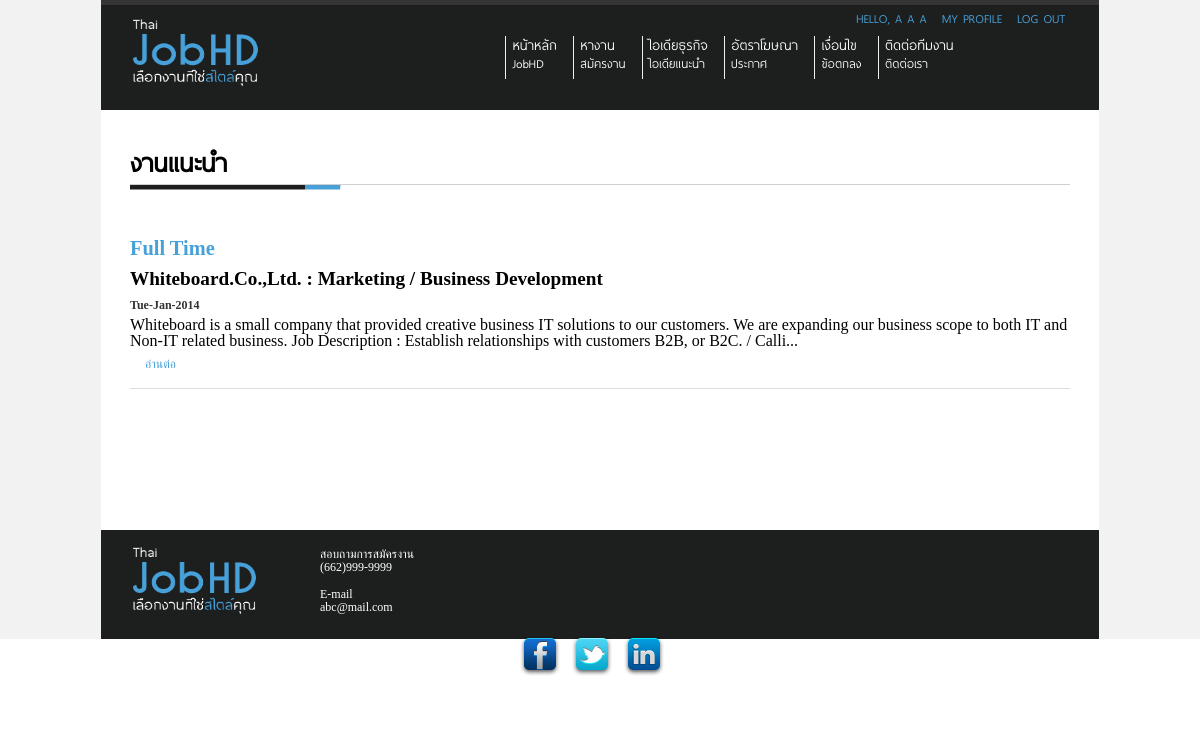
The page /Site/find-job-recommend-fulltime.php (signed in) on the database its author committed.
### tables this page shows
CREATE TABLE IF NOT EXISTS `buildthedot_thaijobhd_user_account` (
  `id` int(11) NOT NULL AUTO_INCREMENT,
  `email` varchar(200) NOT NULL,
  `password` varchar(250) NOT NULL,
  `firstname` varchar(200) NOT NULL,
  `midname` varchar(200) NOT NULL,
  `lastname` varchar(200) NOT NULL,
  `nickname` varchar(200) NOT NULL,
  `profile_picture` varchar(200) NOT NULL,
  `job_id` int(40) NOT NULL,
  `job_status` varchar(100) NOT NULL,
  `admin_status` int(1) NOT NULL,
  `birthdate` date NOT NULL,
  `place_of_birth` varchar(200) NOT NULL,
  `age` int(10) NOT NULL,
  `nationality` varchar(100) NOT NULL,
  `religion` varchar(100) NOT NULL,
  `height` int(10) NOT NULL,
  `weight` int(10) NOT NULL,
  `blood` varchar(10) NOT NULL,
  `lesion` varchar(100) NOT NULL,
  `current_address` varchar(250) NOT NULL,
  `phone_number` varchar(100) NOT NULL,
  `relationship_status` varchar(100) NOT NULL,
  `pouse_name` varchar(100) NOT NULL,
  `number_of_children` int(10) NOT NULL,
  `military_status` varchar(100) NOT NULL,
  `current_address_status` varchar(20) NOT NULL,
  `father_name` varchar(100) NOT NULL,
  `father_age` int(10) NOT NULL,
  `father_career` varchar(100) NOT NULL,
  `father_live_status` varchar(10) NOT NULL,
  `mother_name` varchar(100) NOT NULL,
  `mother_age` int(10) NOT NULL,
  `mother_career` varchar(100) NOT NULL,
  `mother_live_status` varchar(10) NOT NULL,
  PRIMARY KEY (`id`),
  UNIQUE KEY `email` (`email`)
);

CREATE TABLE IF NOT EXISTS `buildthedot_thaijobhd_job` (
  `JobID` int(11) NOT NULL AUTO_INCREMENT,
  `CompanyName` varchar(500) NOT NULL,
  `PositionThai` varchar(500) NOT NULL,
  `PositionEng` varchar(500) NOT NULL,
  `Place` varchar(1000) NOT NULL,
  `Quantity` varchar(100) NOT NULL,
  `property` varchar(1000) NOT NULL,
  `Saraly` varchar(100) NOT NULL,
  `JobDescription` varchar(1000) NOT NULL,
  `Recomment` int(11) NOT NULL,
  `StartTime` date NOT NULL,
  `EndTime` date NOT NULL,
  `JobType` int(11) NOT NULL,
  PRIMARY KEY (`JobID`)
);

### Site/admin/include/initial/pagination.php (called while the page is built, shortened)
<?php
$page=1;
$page_limit=10;
if(isset($_GET['page']) && $_GET['page']!=''){
	$page=$_GET['page'];
}
else{
	$page=1;
}
$start=($page-1)*$page_limit;
?>

### Site/find-job-recommend-fulltime.php (the view, shortened to what this page needs)
<?php include("include/header.php");?>
<?php
$rootpath = "./";
$rootadminpath = "./admin/";
include ("include/header.php");
include ("include/top-menu.php");
include("admin/include/initial/pagination.php");
?>
    <div id="content" class="container_12">
        <div class="grid_12" id="main">
        	<div id="head-title">
    		<h1>งานแนะนำ</h1>
        </div>
        <span id="job-type"><h2>Full Time</h2></span>
        <?php
			$sql="
			SELECT *
			FROM  `buildthedot_thaijobhd_job`
			WHERE Recomment = '1' AND JobType = '1'
			ORDER BY JobID DESC
			";
			$result=@mysql_query($sql);
			$number_of_items=@mysql_num_rows($result);
			$sql="
			SELECT *
			FROM  `buildthedot_thaijobhd_job`
			WHERE Recomment = '1' AND JobType = '1'
			ORDER BY JobID DESC
			LIMIT {$start} , {$page_limit} ;
			";
			$result=@mysql_query($sql);
			while($rs=@mysql_fetch_array($result))
			{
		?>
            <h6 id="headline"><a href="find-job-detail.php?id=<?php echo $rs['JobID']; ?>"><font color="black"><?php echo $rs['CompanyName'] . " : " . $rs['PositionThai'];?></font></a></h6>
            <h5 class="date"><?php echo date("D-M-Y"); ?></h5>
            <?php echo substr($rs['JobDescription'],0,250)."..."; ?>
            <p><span id="read-more"><a href="find-job-detail.php?id=<?php echo $rs['JobID']; ?>">อ่านต่อ</a></span></p>
        <?php
       	 	}
	    ?>
        </div>
       <?php
       	echo "<font color='white'>s</font>".pagination($page_limit, $page, $rootadminpath."find-job-recommend-fulltime.php?page=", $number_of_items);
        ?>
    </div>
    <div id="footer" class="container_12">
    	<div class="grid_2">
        	<img src="images/logo.png" width="128" height="71">
        </div>
        <div class="grid_3">
        	<p>สอบถามการสมัครงาน <br/>(662)999-9999 </p>
            <p>E-mail<br/>abc@mail.com </p>
        </div>
        <div class="grid_3 prefix_4">
        	<div class="right">
            	<ul>
                	<li><img src="images/Facebook.png" width="52" height="52" alt="Facebook"></li>
                    <li><img src="images/Twitter.png" width="52" height="52" alt="Twitter"></li>
                    <li><img src="images/LinkedIn.png" width="52" height="52" alt="LinkedIn"></li>
                </ul>
            </div>
            <br class="clear"/>
            <div id="copyright" class="right">&copy; ThaiJobHD 2013. All rights reserved.</div>
        </div>
    </div>
</div>
</body>
</html>

### Site/include/top-menu.php (shortened to what this page needs)
<div id="wrapper">
	<div id="header" class="container_12">
		<div class="right"  class="grid_12">
			<ul id="my-profile">
<?php
				if(!isset($_SESSION['userid']) || empty($_SESSION['userid']) || $_SESSION['userid'] == ""){
?>
					<li>
						<a href="login.php" class="text-blue">Sign in</a>
					</li>
					<li>
						<a href="register.php" class="text-grey">Register</a>
					</li>
<?php
				}
				else{
?>
					<li class="text-blue">
<?php
						$sql_user = "
							SELECT *
							FROM  `buildthedot_thaijobhd_user_account`
							WHERE `id` = '".$_SESSION["userid"]."' ;
						";
						$result_user = @mysql_query($sql_user);
						if($result_user)
						{
							if($rs_user = @mysql_fetch_array($result_user)){
								echo "Hello, ".$rs_user["firstname"]." ".$rs_user["midname"]." ".$rs_user["lastname"];
							}
						}
						else {
							echo "Error";
						}
?>
					</li>
					<li>
						<a href="view-profile.php" class="text-blue">
							My Profile
						</a>
					</li>
					<li>
						<a href="include/module/logout_process.php" class="text-blue" id="logout">
							Log out
						</a>
					</li>
<?php
				}
?>
			</ul>
		</div>
		<div id="login-intro" class="grid_3">
			<a href="<?php echo $rootpath; ?>"><img src="images/logo.png" alt="ThaiJobHD" width="130" height="71"></a>
		</div>
		<div id="top-nav" class="grid_8 prefix_1">
			<ul>
				<li>
					<a href="index.php">หน้าหลัก
					<br/>
					<span id="sub-memu">JobHD</span></a>
				</li>
				<li>
					<a href="find-job.php">หางาน
					<br/>
					<span id="sub-memu">สมัครงาน</span></a>
				</li>
				<li>
					<a href="business-idea.php">ไอเดียธุรกิจ
					<br/>
					<span id="sub-memu">ไอเดียแนะนำ</span></a>
				</li>
				<li>
					<a href="advertisement-rate.php">อัตราโฆษณา
					<br/>
					<span id="sub-memu">ประกาศ</span></a>
				</li>
				<li>
					<a href="condition.php">เงื่อนไข
					<br/>
					<span id="sub-memu">ข้อตกลง</span></a>
				</li>
				<li>
					<a href="contact-us.php">ติดต่อทีมงาน
					<br/>
					<span id="sub-memu">ติดต่อเรา</span></a>
				</li>
			</ul>
		</div>
	</div>

### Site/css/960.css (style rules this page uses)
body { min-width: 960px; }
.container_12, .container_16 { margin-left: auto; margin-right: auto; width: 960px; }
.grid_1, .grid_2, .grid_3, .grid_4, .grid_5, .grid_6, .grid_7, .grid_8, .grid_9, .grid_10, .grid_11, .grid_12, .grid_13, .grid_14, .grid_15, .grid_16 { display: inline; float: left; margin-left: 10px; margin-right: 10px; }
.container_12 .grid_3, .container_16 .grid_4 { width: 220px; }
.container_12 .grid_12, .container_16 .grid_16 { width: 940px; }
.container_12 .grid_2 { width: 170px; }
.container_12 .grid_8 { width: 620px; }
.container_12 .prefix_1 { padding-left: 80px; }
.container_12 .prefix_4 { padding-left: 320px; }
.clearfix:before, .clearfix:after, .container_12:before, .container_12:after, .container_16:before, .container_16:after { content: '.'; display: block; overflow: hidden; visibility: hidden; font-size: 0; line-height: 0; width: 0; height: 0; }
.clearfix:after, .container_12:after, .container_16:after { clear: both; }
.clearfix, .container_12, .container_16 { zoom: 1; }

### Site/css/style.css (style rules this page uses)
.right { float: right; }
h1, h2, h3, h4, h5, h6 { margin: 0.523em 0; }
h1 { font-size: 1.425em; }
h2 { font-size: 1.275em; }
h5 { font-size: 0.525em; }
p { line-height: 1.8em; text-align: justify; }
a, a:visited { text-decoration: none; outline: 0; }
p a, p a:visited { line-height: inherit; }
.text-blue { color: #47A0D8; }
#wrapper { background-color: #F2F2F2; }
#header, #search-bar, #content, #footer { padding: 0px 1.2em; }
#header { background-color: #1d1e1e; border-top-width: 5px; border-top-style: solid; border-top-color: #353535; height: 105px; }
#login-intro { padding-top: 10px; }
.date { font-size: 0.75em; color: #333; }
#top-nav ul { list-style-type: none; padding-left: 55px; }
#top-nav li { float: left; display: block; border-left-width: 1px; border-left-style: solid; border-left-color: #eeefef; padding-right: 1em; padding-bottom: 0.5em; padding-left: 0.4em; margin-top: 10px; }
#top-nav li a { font-family: "CustomFont", Verdana, Tahoma; color: #FFF; margin-top: 0; font-size: 1.1em; }
#my-profile { text-transform: uppercase; padding-top: 5px; }
#my-profile li { font-family: "CustomFont", Verdana, Tahoma; margin-right: 15px; display: block; text-decoration: none; float: left; }
#sub-memu { font-size: 0.9em; }
#content { padding-top: 20px; padding-bottom: 100px; background-color: white; }
#content h1 { font-family: "CustomFont", Verdana, Tahoma; font-size: 2em; border-bottom-width: 1px; border-bottom-style: solid; border-bottom-color: #cfcfcf; padding-bottom: 5px; }
#head-title { background-image: url(../images/title-bar.png); background-repeat: no-repeat; background-position: -3px 37px; height: 50px; margin-bottom: 15px; }
#headline { font-size: 1.2em; color: #cfcfcf; }
#read-more a { font-size: 0.8em; color: #47a0d8; margin-left: 15px; }
#main p { font-size: 0.95em; border-bottom-width: 1px; border-bottom-style: solid; border-bottom-color: #dedddd; padding-bottom: 10px; margin-bottom: 25px; }
#job-type { color: #47a0d8; margin-left: 15px; }
#footer { background-color: #1d1e1e; height: 85px; padding-top: 0.8em; padding-bottom: 0.7em; }
#footer p { line-height: 1.1em; color: #FFF; font-size: 0.75em; margin-top: 5px; margin-bottom: 13px; }
#footer ul { text-decoration: none; }
#footer ul li { float: left; display: block; }
#copyright { font-size: 0.7em; color: #FFF; margin-top: 10px; }

### rows shown on the page
buildthedot_thaijobhd_user_account: firstname "A", midname "A", lastname "A"
buildthedot_thaijobhd_job: CompanyName "Whiteboard.Co.,Ltd.", PositionThai "Marketing / Business Development", JobDescription "Whiteboard is a small company that provided creative business IT solutions to our customers. We are expanding our business scope to both IT and Non-IT related business. Job Description : Establish relationships with customers B2B, or B2C. / Calli"
